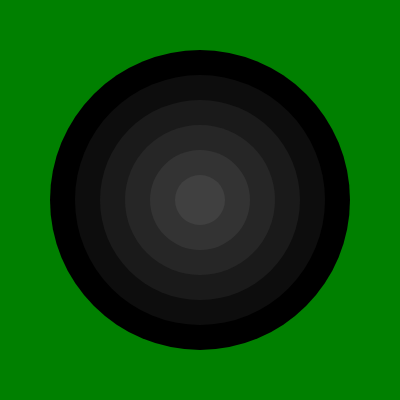
Frame 1 (no input)
Frame 60 (no input): identical to frame 1, image omitted
Frame 120 (the mouse pressed at the canvas centre since frame 60): identical to frame 1, image omitted

The p5.js sketch that drew this single still picture (run headless with seeded random() and noise() and a simulated clock; from frame 60 on, the mouse is pressed at the canvas centre):

// p5.js sketch
// ── sketch.js
function setup() {
  createCanvas(400, 400);
  noStroke();
}

function draw() {
  background("green");
  for(let i = 0; i<6; i++){
    fill(255*(i/20));
    circle(width/2,height/2,300-(i*50));
  }
}
